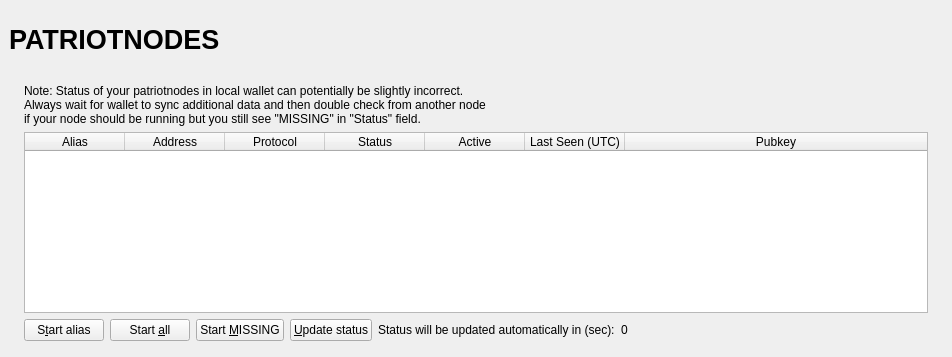
<?xml version="1.0" encoding="UTF-8"?>
<ui version="4.0">
 <class>PatriotnodeList</class>
 <widget class="QWidget" name="PatriotnodeList">
  <property name="geometry">
   <rect>
    <x>0</x>
    <y>0</y>
    <width>523</width>
    <height>357</height>
   </rect>
  </property>
  <property name="windowTitle">
   <string>Form</string>
  </property>
  <layout class="QVBoxLayout" name="topLayout" stretch="0">
   <property name="leftMargin">
    <number>9</number>
   </property>
   <property name="topMargin">
    <number>9</number>
   </property>
   <property name="rightMargin">
    <number>9</number>
   </property>
   <property name="bottomMargin">
    <number>9</number>
   </property>
   <item>
    <layout class="QVBoxLayout" name="verticalLayout_Master" stretch="0,1">
     <property name="spacing">
      <number>0</number>
     </property>
     <item>
      <widget class="QFrame" name="frame_Header">
       <layout class="QVBoxLayout" name="verticalLayout_4">
        <property name="leftMargin">
         <number>0</number>
        </property>
        <property name="topMargin">
         <number>0</number>
        </property>
        <property name="rightMargin">
         <number>0</number>
        </property>
        <property name="bottomMargin">
         <number>0</number>
        </property>
        <item>
         <layout class="QHBoxLayout" name="horizontalLayout_Header" stretch="1,0,1">
          <item>
           <widget class="QLabel" name="labelOverviewHeaderLeft">
            <property name="minimumSize">
             <size>
              <width>464</width>
              <height>60</height>
             </size>
            </property>
            <property name="maximumSize">
             <size>
              <width>16777215</width>
              <height>60</height>
             </size>
            </property>
            <property name="font">
             <font>
              <pointsize>20</pointsize>
              <weight>75</weight>
              <bold>true</bold>
             </font>
            </property>
            <property name="text">
             <string>PATRIOTNODES</string>
            </property>
           </widget>
          </item>
          <item>
           <spacer name="horizontalSpacer">
            <property name="orientation">
             <enum>Qt::Horizontal</enum>
            </property>
            <property name="sizeHint" stdset="0">
             <size>
              <width>40</width>
              <height>20</height>
             </size>
            </property>
           </spacer>
          </item>
          <item>
           <widget class="QLabel" name="labelOverviewHeaderRight">
            <property name="minimumSize">
             <size>
              <width>464</width>
              <height>60</height>
             </size>
            </property>
            <property name="maximumSize">
             <size>
              <width>16777215</width>
              <height>60</height>
             </size>
            </property>
            <property name="font">
             <font>
              <pointsize>14</pointsize>
             </font>
            </property>
            <property name="text">
             <string/>
            </property>
            <property name="alignment">
             <set>Qt::AlignRight|Qt::AlignTrailing|Qt::AlignVCenter</set>
            </property>
           </widget>
          </item>
         </layout>
        </item>
       </layout>
      </widget>
     </item>
     <item>
      <widget class="QFrame" name="frame_BG">
       <layout class="QVBoxLayout" name="verticalLayout_3">
        <property name="leftMargin">
         <number>6</number>
        </property>
        <property name="topMargin">
         <number>6</number>
        </property>
        <property name="rightMargin">
         <number>6</number>
        </property>
        <property name="bottomMargin">
         <number>6</number>
        </property>
        <item>
         <widget class="QFrame" name="frame_Content">
          <layout class="QVBoxLayout" name="verticalLayout">
           <property name="spacing">
            <number>0</number>
           </property>
           <property name="leftMargin">
            <number>0</number>
           </property>
           <property name="topMargin">
            <number>0</number>
           </property>
           <property name="rightMargin">
            <number>0</number>
           </property>
           <property name="bottomMargin">
            <number>0</number>
           </property>
           <item>
            <layout class="QGridLayout" name="gridLayout_2">
             <property name="spacing">
              <number>2</number>
             </property>
             <item row="0" column="0">
              <widget class="QFrame" name="frameList">
               <layout class="QVBoxLayout" name="verticalLayout_2">
                <property name="bottomMargin">
                 <number>1</number>
                </property>
                <item>
                 <layout class="QHBoxLayout" name="horizontalLayout_note">
                  <property name="bottomMargin">
                   <number>0</number>
                  </property>
                  <item>
                   <widget class="QLabel" name="updateNote">
                    <property name="text">
                     <string>Note: Status of your patriotnodes in local wallet can potentially be slightly incorrect.&lt;br /&gt;Always wait for wallet to sync additional data and then double check from another node&lt;br /&gt;if your node should be running but you still see &quot;MISSING&quot; in &quot;Status&quot; field.</string>
                    </property>
                   </widget>
                  </item>
                 </layout>
                </item>
                <item>
                 <widget class="QTableWidget" name="tableWidgetMyPatriotnodes">
                  <property name="minimumSize">
                   <size>
                    <width>695</width>
                    <height>0</height>
                   </size>
                  </property>
                  <property name="palette">
                   <palette>
                    <active>
                     <colorrole role="Text">
                      <brush brushstyle="SolidPattern">
                       <color alpha="255">
                        <red>51</red>
                        <green>51</green>
                        <blue>51</blue>
                       </color>
                      </brush>
                     </colorrole>
                    </active>
                    <inactive>
                     <colorrole role="Text">
                      <brush brushstyle="SolidPattern">
                       <color alpha="255">
                        <red>51</red>
                        <green>51</green>
                        <blue>51</blue>
                       </color>
                      </brush>
                     </colorrole>
                    </inactive>
                    <disabled>
                     <colorrole role="Text">
                      <brush brushstyle="SolidPattern">
                       <color alpha="255">
                        <red>85</red>
                        <green>85</green>
                        <blue>85</blue>
                       </color>
                      </brush>
                     </colorrole>
                    </disabled>
                   </palette>
                  </property>
                  <property name="editTriggers">
                   <set>QAbstractItemView::NoEditTriggers</set>
                  </property>
                  <property name="alternatingRowColors">
                   <bool>true</bool>
                  </property>
                  <property name="selectionMode">
                   <enum>QAbstractItemView::SingleSelection</enum>
                  </property>
                  <property name="selectionBehavior">
                   <enum>QAbstractItemView::SelectRows</enum>
                  </property>
                  <property name="sortingEnabled">
                   <bool>true</bool>
                  </property>
                  <attribute name="horizontalHeaderStretchLastSection">
                   <bool>true</bool>
                  </attribute>
                  <column>
                   <property name="text">
                    <string>Alias</string>
                   </property>
                  </column>
                  <column>
                   <property name="text">
                    <string>Address</string>
                   </property>
                  </column>
                  <column>
                   <property name="text">
                    <string>Protocol</string>
                   </property>
                  </column>
                  <column>
                   <property name="text">
                    <string>Status</string>
                   </property>
                  </column>
                  <column>
                   <property name="text">
                    <string>Active</string>
                   </property>
                  </column>
                  <column>
                   <property name="text">
                    <string>Last Seen (UTC)</string>
                   </property>
                  </column>
                  <column>
                   <property name="text">
                    <string>Pubkey</string>
                   </property>
                  </column>
                 </widget>
                </item>
                <item>
                 <layout class="QHBoxLayout" name="horizontalLayout_5">
                  <property name="bottomMargin">
                   <number>0</number>
                  </property>
                  <item>
                   <widget class="QPushButton" name="startButton">
                    <property name="text">
                     <string>S&amp;tart alias</string>
                    </property>
                   </widget>
                  </item>
                  <item>
                   <widget class="QPushButton" name="startAllButton">
                    <property name="text">
                     <string>Start &amp;all</string>
                    </property>
                   </widget>
                  </item>
                  <item>
                   <widget class="QPushButton" name="startMissingButton">
                    <property name="text">
                     <string>Start &amp;MISSING</string>
                    </property>
                   </widget>
                  </item>
                  <item>
                   <widget class="QPushButton" name="UpdateButton">
                    <property name="text">
                     <string>&amp;Update status</string>
                    </property>
                   </widget>
                  </item>
                  <item>
                   <widget class="QLabel" name="autoupdate_label">
                    <property name="text">
                     <string>Status will be updated automatically in (sec):</string>
                    </property>
                   </widget>
                  </item>
                  <item>
                   <widget class="QLabel" name="secondsLabel">
                    <property name="text">
                     <string>0</string>
                    </property>
                   </widget>
                  </item>
                  <item>
                   <spacer name="horizontalSpacer_5">
                    <property name="orientation">
                     <enum>Qt::Horizontal</enum>
                    </property>
                    <property name="sizeHint" stdset="0">
                     <size>
                      <width>40</width>
                      <height>20</height>
                     </size>
                    </property>
                   </spacer>
                  </item>
                 </layout>
                </item>
               </layout>
              </widget>
             </item>
            </layout>
           </item>
          </layout>
         </widget>
        </item>
       </layout>
      </widget>
     </item>
    </layout>
   </item>
  </layout>
 </widget>
 <resources/>
 <connections/>
</ui>
